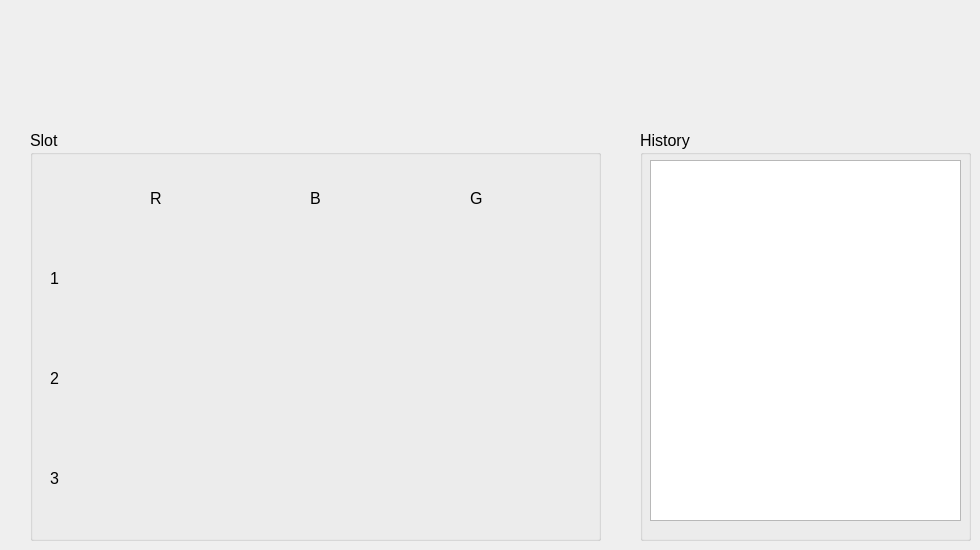
    <widget class="QWidget" name="page_slot">
     <widget class="QGroupBox" name="groupBox_6">
      <property name="geometry">
       <rect>
        <x>30</x>
        <y>130</y>
        <width>571</width>
        <height>411</height>
       </rect>
      </property>
      <property name="font">
       <font>
        <family>Arial</family>
        <pointsize>12</pointsize>
       </font>
      </property>
      <property name="title">
       <string>Slot</string>
      </property>
      <widget class="QLabel" name="label_37">
       <property name="geometry">
        <rect>
         <x>120</x>
         <y>60</y>
         <width>55</width>
         <height>16</height>
        </rect>
       </property>
       <property name="text">
        <string>R</string>
       </property>
      </widget>
      <widget class="QLabel" name="label_38">
       <property name="geometry">
        <rect>
         <x>280</x>
         <y>60</y>
         <width>55</width>
         <height>16</height>
        </rect>
       </property>
       <property name="text">
        <string>B</string>
       </property>
      </widget>
      <widget class="QLabel" name="label_39">
       <property name="geometry">
        <rect>
         <x>440</x>
         <y>60</y>
         <width>55</width>
         <height>16</height>
        </rect>
       </property>
       <property name="text">
        <string>G</string>
       </property>
      </widget>
      <widget class="QLabel" name="label_40">
       <property name="geometry">
        <rect>
         <x>20</x>
         <y>140</y>
         <width>55</width>
         <height>16</height>
        </rect>
       </property>
       <property name="text">
        <string>1</string>
       </property>
      </widget>
      <widget class="QLabel" name="label_41">
       <property name="geometry">
        <rect>
         <x>20</x>
         <y>240</y>
         <width>55</width>
         <height>16</height>
        </rect>
       </property>
       <property name="text">
        <string>2</string>
       </property>
      </widget>
      <widget class="QLabel" name="label_42">
       <property name="geometry">
        <rect>
         <x>20</x>
         <y>340</y>
         <width>55</width>
         <height>16</height>
        </rect>
       </property>
       <property name="text">
        <string>3</string>
       </property>
      </widget>
      <widget class="QLabel" name="slot_r1">
       <property name="geometry">
        <rect>
         <x>80</x>
         <y>120</y>
         <width>91</width>
         <height>61</height>
        </rect>
       </property>
       <property name="text">
        <string/>
       </property>
       <property name="pixmap">
        <pixmap>E:/Tạp/anh_ute/gray_rec.png</pixmap>
       </property>
       <property name="scaledContents">
        <bool>true</bool>
       </property>
      </widget>
      <widget class="QLabel" name="slot_r2">
       <property name="geometry">
        <rect>
         <x>80</x>
         <y>220</y>
         <width>91</width>
         <height>61</height>
        </rect>
       </property>
       <property name="text">
        <string/>
       </property>
       <property name="pixmap">
        <pixmap>E:/Tạp/anh_ute/gray_rec.png</pixmap>
       </property>
       <property name="scaledContents">
        <bool>true</bool>
       </property>
      </widget>
      <widget class="QLabel" name="slot_r3">
       <property name="geometry">
        <rect>
         <x>80</x>
         <y>320</y>
         <width>91</width>
         <height>61</height>
        </rect>
       </property>
       <property name="text">
        <string/>
       </property>
       <property name="pixmap">
        <pixmap>E:/Tạp/anh_ute/gray_rec.png</pixmap>
       </property>
       <property name="scaledContents">
        <bool>true</bool>
       </property>
      </widget>
      <widget class="QLabel" name="slot_b1">
       <property name="geometry">
        <rect>
         <x>240</x>
         <y>120</y>
         <width>91</width>
         <height>61</height>
        </rect>
       </property>
       <property name="text">
        <string/>
       </property>
       <property name="pixmap">
        <pixmap>E:/Tạp/anh_ute/gray_rec.png</pixmap>
       </property>
       <property name="scaledContents">
        <bool>true</bool>
       </property>
      </widget>
      <widget class="QLabel" name="slot_b2">
       <property name="geometry">
        <rect>
         <x>240</x>
         <y>220</y>
         <width>91</width>
         <height>61</height>
        </rect>
       </property>
       <property name="text">
        <string/>
       </property>
       <property name="pixmap">
        <pixmap>E:/Tạp/anh_ute/gray_rec.png</pixmap>
       </property>
       <property name="scaledContents">
        <bool>true</bool>
       </property>
      </widget>
      <widget class="QLabel" name="slot_b3">
       <property name="geometry">
        <rect>
         <x>240</x>
         <y>320</y>
         <width>91</width>
         <height>61</height>
        </rect>
       </property>
       <property name="text">
        <string/>
       </property>
       <property name="pixmap">
        <pixmap>E:/Tạp/anh_ute/gray_rec.png</pixmap>
       </property>
       <property name="scaledContents">
        <bool>true</bool>
       </property>
      </widget>
      <widget class="QLabel" name="slot_g1">
       <property name="geometry">
        <rect>
         <x>400</x>
         <y>120</y>
         <width>91</width>
         <height>61</height>
        </rect>
       </property>
       <property name="text">
        <string/>
       </property>
       <property name="pixmap">
        <pixmap>E:/Tạp/anh_ute/gray_rec.png</pixmap>
       </property>
       <property name="scaledContents">
        <bool>true</bool>
       </property>
      </widget>
      <widget class="QLabel" name="slot_g2">
       <property name="geometry">
        <rect>
         <x>400</x>
         <y>220</y>
         <width>91</width>
         <height>61</height>
        </rect>
       </property>
       <property name="text">
        <string/>
       </property>
       <property name="pixmap">
        <pixmap>E:/Tạp/anh_ute/gray_rec.png</pixmap>
       </property>
       <property name="scaledContents">
        <bool>true</bool>
       </property>
      </widget>
      <widget class="QLabel" name="slot_g3">
       <property name="geometry">
        <rect>
         <x>400</x>
         <y>320</y>
         <width>91</width>
         <height>61</height>
        </rect>
       </property>
       <property name="text">
        <string/>
       </property>
       <property name="pixmap">
        <pixmap>E:/Tạp/anh_ute/gray_rec.png</pixmap>
       </property>
       <property name="scaledContents">
        <bool>true</bool>
       </property>
      </widget>
     </widget>
     <widget class="QGroupBox" name="groupBox_7">
      <property name="geometry">
       <rect>
        <x>640</x>
        <y>130</y>
        <width>331</width>
        <height>411</height>
       </rect>
      </property>
      <property name="font">
       <font>
        <family>Arial</family>
        <pointsize>12</pointsize>
       </font>
      </property>
      <property name="title">
       <string>History</string>
      </property>
      <widget class="QTextEdit" name="text_history">
       <property name="geometry">
        <rect>
         <x>10</x>
         <y>30</y>
         <width>311</width>
         <height>361</height>
        </rect>
       </property>
      </widget>
     </widget>
    </widget>
